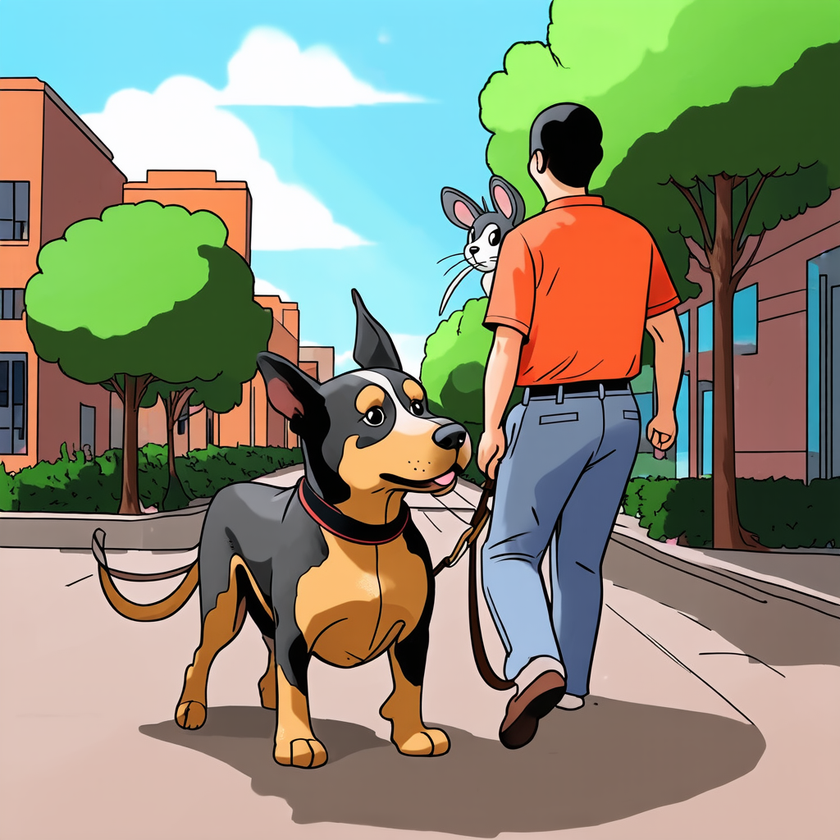
#> input picture sd3_hello_world.png, 840 x 840 px, shrunk from 1024 x 1024 before the run
$ python cannyEdge.py sd3_hello_world.png sd3_hello_world.png
#> lines starting #> are read from the running program, lines starting #| are printed output that depends on the picture
import sys
import os
import numpy as np
import cv2 as cv
import matplotlib.pyplot as plt

def main(filepath, filename):
#> called with filepath = 'sd3_hello_world.png', filename = 'sd3_hello_world.png.png'
    assert os.path.exists(filepath), f"{filepath} does not exist"

    img = cv.imread(filepath, cv.IMREAD_GRAYSCALE)
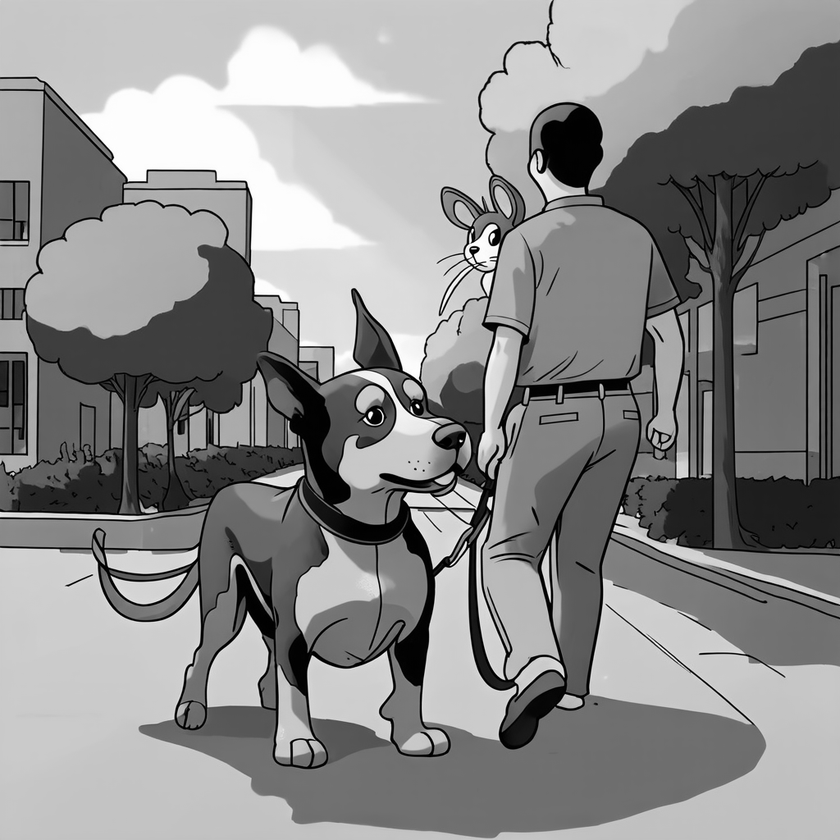
#> img: shape (840, 840); min 0, max 255, mean 140.1
    assert img is not None, "File could not be read"

    edges = cv.Canny(img, 100, 200)
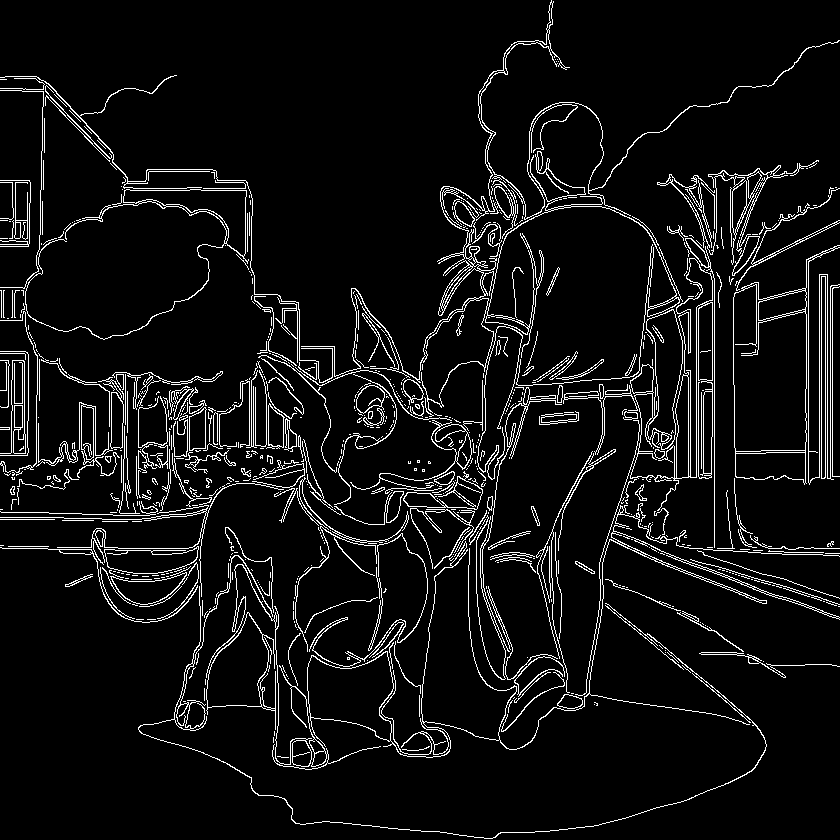
#> edges: shape (840, 840); 6.5% white in thin lines or dots
    edges = cv.cvtColor(edges, cv.COLOR_GRAY2BGR)
#> edges: shape (840, 840, 3); 6.5% white in thin lines or dots
    cv.imwrite(filename, edges)


if __name__ == "__main__":
    if len(sys.argv) < 3:
        print("Usage: python script.py [filepath] [filename]")
        sys.exit(1)

    filepath = sys.argv[1]
    filename = sys.argv[2] + ".png"

    main(filepath, filename)
